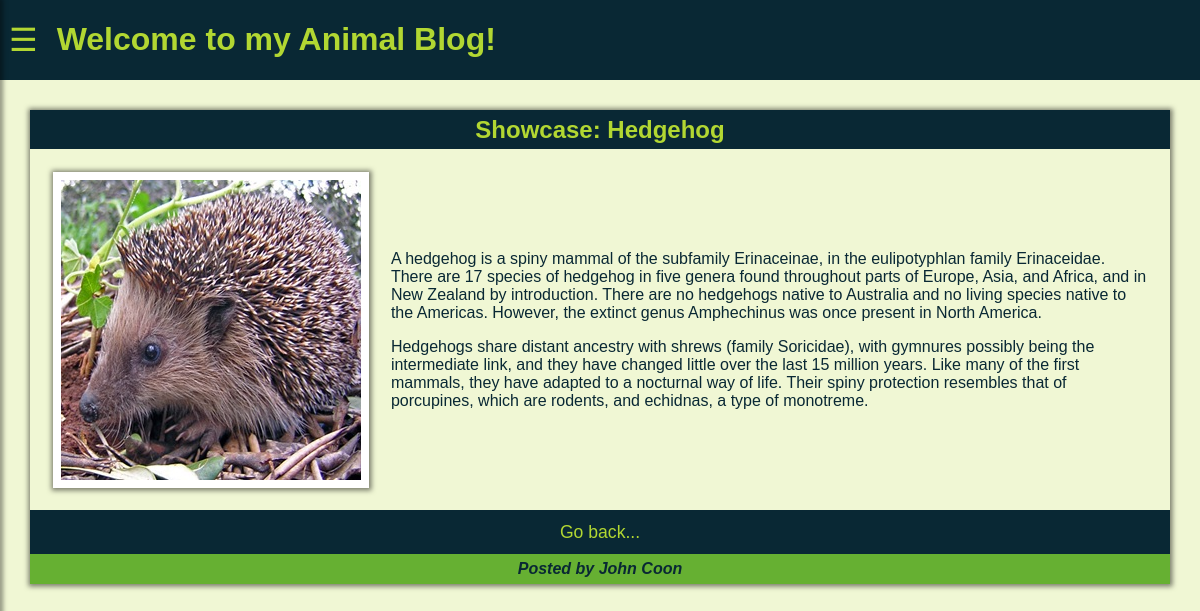
Page /post/6/ on the committed database.
### myapp/models.py (models this page shows)
class Post(models.Model):
    title = models.CharField(max_length=32)
    text = models.TextField(max_length=512)
    image = models.ImageField(upload_to='static/')
    author = models.TextField(max_length=32)
    more_details_for_the_dedicated_page = models.TextField(max_length=1024, default=' ')

### myapp/views.py (the view)
# urls.py: path("post/<int:post_id>/", views.post_detail, name="post_detail"),
def post_detail(request, post_id):
    post = get_object_or_404(Post, pk=post_id)
    return render(request, 'post_detail.html', {'post': post})

### myapp/templates/post_detail.html (shortened to what this page needs)
<!DOCTYPE html>
<html lang="en">
<head>
    {% load static %}
    <link rel="stylesheet" href={% static 'css/base.css' %}>
    <link rel="stylesheet" href={% static 'css/index.css' %}>
</head>
<body>
    <div id="main">
        <div id="header">
                <div class="header-element">
                    <button id="menu-button" onclick=sidebar()>&#9776;</button>
                    <h1>Welcome to my Animal Blog!</h1>
                </div>
        </div>
        <div class="blog-post">
            <h2>{{ post.title }}</h2>
                <div class="blog-content">
                <img src={{ post.image.url }}>
                <div class="blog-text">
                        <p>{{ post.text }}</p>
                        <p>{{ post.more_details_for_the_dedicated_page }}</p>
                </div>
            </div>
            <a class="secondary-link" href={% url 'index' %}>Go back...</a>
            <h2 class="author">{{ post.author }}</h2>
        </div>
    </div>
</body>
</html>

### myapp/static/css/base.css (style rules this page uses)
body { background-color: #F0F7D4; color: #092834; display: flex; flex-direction: column; font-family: arial, sans-serif; height: 100vh; margin: 0; }
#main { transition: margin-left 1s; }
#header { animation: fadeIn 1s forwards; background-color: #092834; color: #B2D732; display: flex; justify-content: space-between; opacity: 0; }
.header-element { display: flex; column-gap: 10px; }
button { background-color: #092834; color: #B2D732; border: solid #092834; font-size: 1.5rem; transition-duration: 0.5s; }
#menu-button { font-size: 2rem; }
a { font-size: 1.25rem; padding: 5%; text-align: center; text-decoration: none; transition-duration: 0.5s; }
a:link, a:visited { background-color: #092834; color: #B2D732; }
.secondary-link { font-size: 1.10rem; padding: 1%; }
h2 { background-color: #092834; color: #B2D732; text-align: center; font-size: 1.5rem; padding: 0.5%; margin: 0; }
img { width: 300px; height: 300px; }

### myapp/static/css/index.css (style rules this page uses)
.blog-post { animation: fadeIn 2s forwards; box-shadow: 0px 0px 5px 2.5px rgba(0, 0, 0, 0.5); display: flex; flex-direction: column; margin-bottom: 2.5%; margin-left: 2.5%; margin-right: 2.5%; margin-top: 2.5%; opacity: 0; padding: 0%; }
.blog-content, .blog-text { padding: 1%; }
.blog-content { display: flex; flex-direction: row; align-items: center; justify-content: center; }
.author { background-color: #66B032; color: #092834; font-size: 1rem; font-style: italic; }
img { border: 0.5em solid white; box-shadow: 0px 0px 5px 2.5px rgba(0, 0, 0, 0.5); margin: 1%; object-fit: contain; }

### rows in the picture
Post: title "Showcase: Hedgehog", image (picture), text "A hedgehog is a spiny mammal of the subfamily Erinaceinae, in the eulipotyphlan family Erinaceidae. There are 17 species of hedgehog in five genera found throughout parts of Europe, Asia, and Africa, and in New Zealand by introduction. There are no hedgehogs native to Australia and no living species native to the Americas. However, the extinct genus Amphechinus was once present in North America.", more_details_for_the_dedicated_page "Hedgehogs share distant ancestry with shrews (family Soricidae), with gymnures possibly being the intermediate link, and they have changed little over the last 15 million years. Like many of the first mammals, they have adapted to a nocturnal way of life. Their spiny protection resembles that of porcupines, which are rodents, and echidnas, a type of monotreme.", author "Posted by John Coon"
